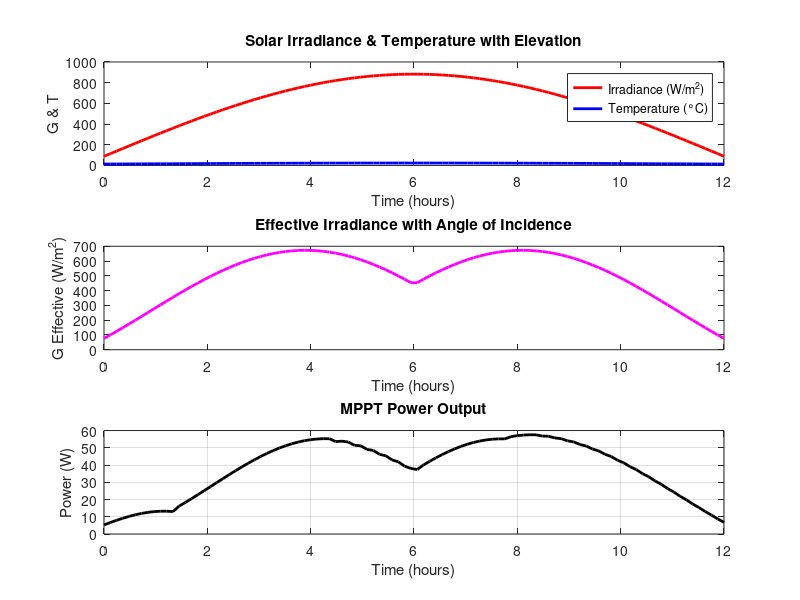

Here is the MATLAB script that generated this plot:
clc;
clear;

%% Solar Panel Parameters
A = 1.6; % Panel area in m^2
eta = 0.18; % Panel efficiency (18%)
PR = 0.9; % Performance Ratio
T_ref = 25; % Reference temperature (°C)
beta = 0.004; % Temperature coefficient (4% per 100°C)
V_oc = 40; % Open-circuit voltage (V)
I_sc = 8.5; % Short-circuit current (A)
G_ref = 1000; % Reference irradiance (W/m^2)

%% Elevation & Air Mass Correction
elevation = 1000; % Elevation in meters (example: 1000m above sea level)
AM_correction = exp(-elevation / 8000); % Approximate correction factor for AM effect

%% Dynamic Irradiance & Temperature Profile (Simulating a Full Day)
time = linspace(0, 12, 100); % 0 to 12 hours (morning to evening)
G = (100 + 900 * sin(pi * time / 12)) .* AM_correction; % Adjusted irradiance with elevation
T_op = (20 + 10 * sin(pi * time / 12)) - (elevation * 0.0065); % Temperature correction with elevation

%% Solar Angle & Effective Irradiance (Angle of Incidence Correction)
panel_tilt = 30; % Panel tilt angle in degrees
solar_altitude = 90 - abs(time - 6) * 15; % Approximate solar altitude angle
incidence_angle = abs(panel_tilt - solar_altitude); % Angle of incidence
G_effective = G .* cosd(incidence_angle); % Effective irradiance on panel
G_effective(G_effective < 0) = 0; % Ensure no negative irradiance

%% MPPT Initialization (Perturb & Observe)
V = V_oc * 0.76; % Initial operating voltage (near MPP)
V_step = 0.5; % Voltage step size
P_old = 0; % Initial power

P_MPPT = zeros(size(time)); % Store MPPT power

%% MPPT Algorithm (P&O) Dynamic Simulation
for k = 1:length(time)
    G_k = G_effective(k);
    T_k = T_op(k);
    
    % Adjust Voc and Isc based on Irradiance & Temperature
    V_oc_k = V_oc * (1 - beta * (T_k - T_ref));
    I_sc_k = I_sc * (G_k / G_ref);
    
    % Measure new voltage and current
    V_new = V + V_step;
    I_new = I_sc_k * (1 - (V_new / V_oc_k)); % Approximated current model
    P_new = V_new * I_new;
    
    % Compare power
    if P_new > P_old
        V = V_new; % Move towards higher power
    else
        V_step = -V_step; % Reverse direction if power decreases
    end
    
    P_old = P_new;
    P_MPPT(k) = P_old;
    
    % Display results
    fprintf('Time %.2f hrs: Voltage = %.2f V, Power = %.2f W\n', time(k), V, P_new);
end

%% Plot Results
figure;
subplot(3,1,1);
plot(time, G, 'r', 'LineWidth', 2);
hold on;
plot(time, T_op, 'b', 'LineWidth', 2);
legend('Irradiance (W/m^2)', 'Temperature (°C)');
xlabel('Time (hours)'); ylabel('G & T'); title('Solar Irradiance & Temperature with Elevation');

title('Solar Irradiance & Temperature with Elevation');
subplot(3,1,2);
plot(time, G_effective, 'm', 'LineWidth', 2);
xlabel('Time (hours)'); ylabel('G Effective (W/m^2)'); title('Effective Irradiance with Angle of Incidence');

title('Effective Irradiance with Angle of Incidence');
subplot(3,1,3);
plot(time, P_MPPT, 'k', 'LineWidth', 2);
xlabel('Time (hours)'); ylabel('Power (W)'); title('MPPT Power Output');
grid on;
